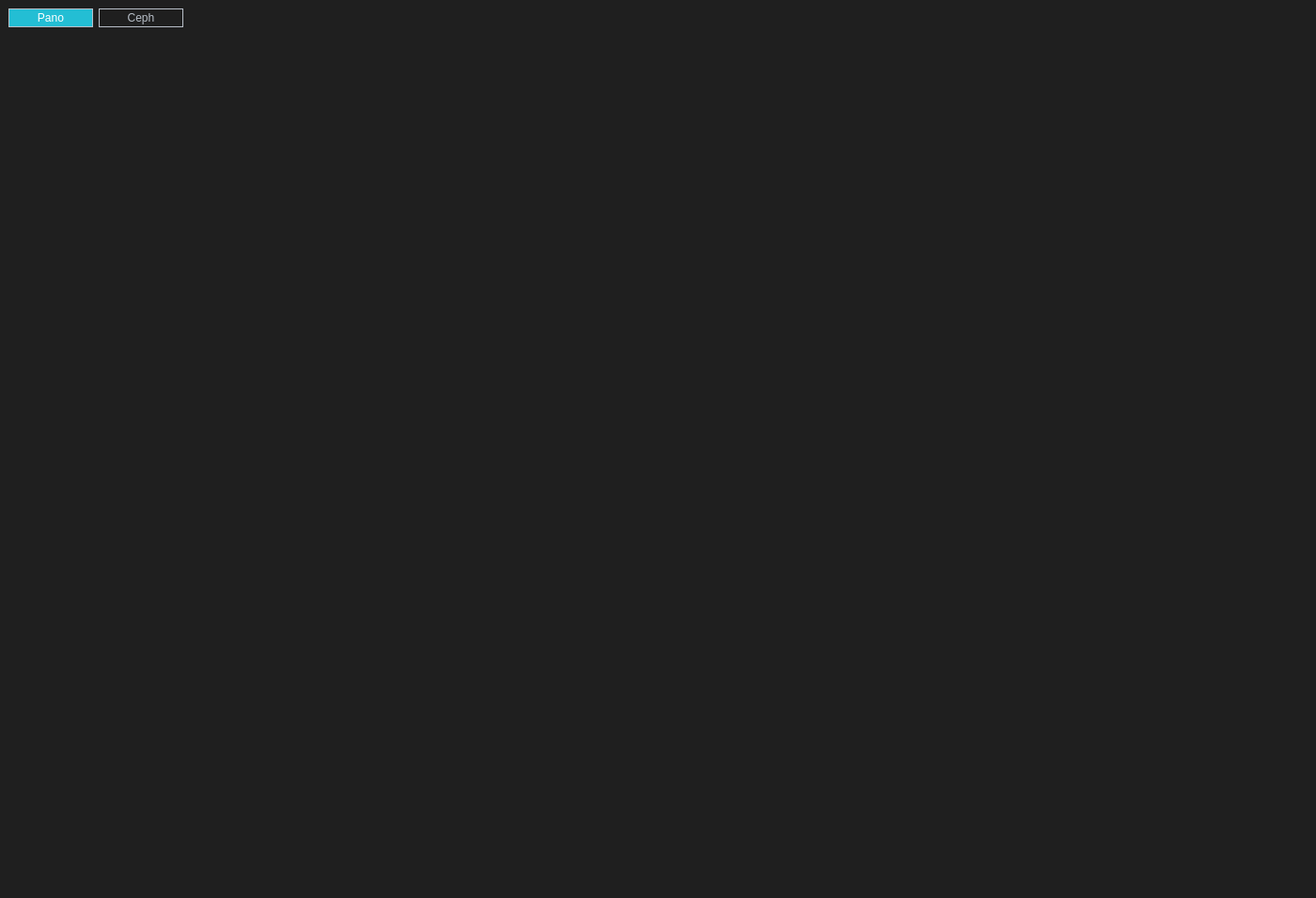
<?xml version="1.0" encoding="UTF-8"?>
<ui version="4.0">
 <class>MainWindow</class>
 <widget class="QMainWindow" name="MainWindow">
  <property name="geometry">
   <rect>
    <x>0</x>
    <y>0</y>
    <width>1400</width>
    <height>955</height>
   </rect>
  </property>
  <property name="sizePolicy">
   <sizepolicy hsizetype="Fixed" vsizetype="Fixed">
    <horstretch>0</horstretch>
    <verstretch>0</verstretch>
   </sizepolicy>
  </property>
  <property name="minimumSize">
   <size>
    <width>1400</width>
    <height>955</height>
   </size>
  </property>
  <property name="maximumSize">
   <size>
    <width>1400</width>
    <height>955</height>
   </size>
  </property>
  <property name="windowTitle">
   <string>MainWindow</string>
  </property>
  <property name="styleSheet">
   <string notr="true">MainWindow{
background-color: rgb(31,31,31);
}
QWidget{
background-color: rgb(31,31,31);
}
QToolButton{
color: rgb(184,191,200);
border: 1px solid rgb(184,191,200);
}
QToolButton:hover
{
border: 2px solid red;
background-color: rgb(103, 104, 114);
}
QToolButton:pressed
{
background-color: rgb(35,190,212);
color: rgb(255, 255, 255);
}
QLineEdit{
border: 2px solid rgb(184,191,200);
color: rgb(184,191,200);
font: 14pt &quot;맑은 고딕&quot;;

}
QLabel{
color: rgb(184,191,200);
font: 14pt &quot;맑은 고딕&quot;;
QLabel::setAlignment (Qt::AlignVCenter );
QLabel::setAlignment (Qt::AlignHCenter );
}
QPushButton{
color: rgb(184,191,200);
background-color: rgb(10, 21, 49);
font: 14pt &quot;맑은 고딕&quot;;
border: 1px solid rgb(184,191,200);
border-radius: 3px;
}
QPushButton:hover
{
border: 2px solid red;
background-color: rgb(103, 104, 114);
}
QPushButton:pressed
{
background-color: rgb(35,190,212);
color: rgb(255, 255, 255);
}

QProgressBar{
border: 1px solid rgb(184,191,200);
color:rgb(200,200,200);
border-bottom-right-radius: 10px;
border-bottom-left-radius: 10px;
border-top-right-radius: 10px;
border-top-left-radius: 10px;
text-align: center;
}
QProgressBar:chunk {
border-bottom-right-radius: 10px;
border-bottom-left-radius: 10px;
border-top-right-radius: 10px;
border-top-left-radius: 10px;
background-color: qlineargradient(spread:pad, x1:0, y1:0.511364, x2:1, y2:0.523, stop:0 rgba(254, 121, 199, 255), stop:1 rgba(170, 85, 255, 255));
}

    QScrollBar:horizontal {
        min-width: 240px;
        height: 13px;
    }

    QScrollBar:vertical {
     min-height: 240px;
     width: 13px;
}

QScrollBar::groove {
    background: gray;
    border-radius: 5px;
}

QScrollBar::handle {
    background: rgb(31,31,31);
	border: 1px solid rgb(184,191,200);
    border-radius: 5px;
}
 QScrollBar::handle:horizontal {
     width: 25px;
}

QScrollBar::handle:vertical {
    height: 25px;
}</string>
  </property>
  <widget class="QWidget" name="centralwidget">
   <layout class="QVBoxLayout" name="verticalLayout">
    <item>
     <layout class="QHBoxLayout" name="horizontalLayout">
      <item>
       <widget class="QToolButton" name="panoToolButton">
        <property name="minimumSize">
         <size>
          <width>90</width>
          <height>20</height>
         </size>
        </property>
        <property name="maximumSize">
         <size>
          <width>90</width>
          <height>20</height>
         </size>
        </property>
        <property name="styleSheet">
         <string notr="true">background-color: rgb(35, 190, 212);
color: rgb(255, 255, 255);
</string>
        </property>
        <property name="text">
         <string>Pano</string>
        </property>
       </widget>
      </item>
      <item>
       <widget class="QToolButton" name="cephToolButton">
        <property name="minimumSize">
         <size>
          <width>90</width>
          <height>20</height>
         </size>
        </property>
        <property name="maximumSize">
         <size>
          <width>90</width>
          <height>20</height>
         </size>
        </property>
        <property name="text">
         <string>Ceph</string>
        </property>
       </widget>
      </item>
      <item>
       <spacer name="horizontalSpacer">
        <property name="orientation">
         <enum>Qt::Horizontal</enum>
        </property>
        <property name="sizeHint" stdset="0">
         <size>
          <width>40</width>
          <height>20</height>
         </size>
        </property>
       </spacer>
      </item>
     </layout>
    </item>
    <item>
     <widget class="QStackedWidget" name="stackedWidget">
      <widget class="QWidget" name="page"/>
      <widget class="QWidget" name="page_2"/>
     </widget>
    </item>
   </layout>
  </widget>
  <widget class="QStatusBar" name="statusbar"/>
 </widget>
 <resources/>
 <connections/>
</ui>
